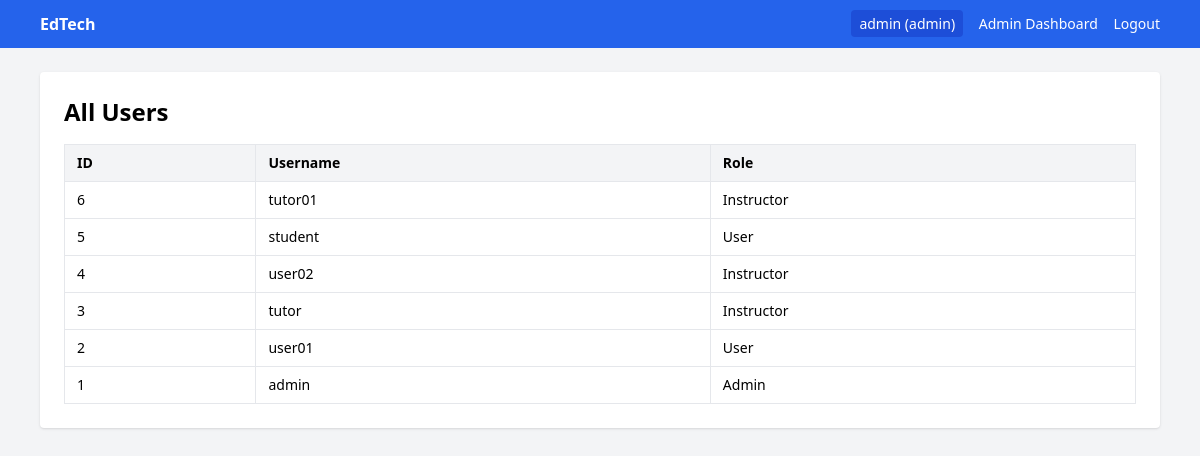
Page /admin/users (signed in) on the committed database.
### tables this page shows
CREATE TABLE users (
            id INTEGER PRIMARY KEY AUTOINCREMENT,
            username TEXT UNIQUE NOT NULL,
            password TEXT NOT NULL,
            role TEXT NOT NULL CHECK(role IN ('user', 'instructor', 'admin'))
        );

### app.py (the view)
@app.route("/admin/users")
@login_required
@role_required("admin")
def admin_users():
    db = get_db()
    cursor = db.cursor()
    cursor.execute("SELECT id, username, role FROM users ORDER BY id DESC")
    users = cursor.fetchall()
    return render_template("admin/users.html", users=users)

### app.py (called while the page is built)
def get_db():
    if "db" not in g:
        g.db = sqlite3.connect(app.config["DATABASE"])
        g.db.row_factory = sqlite3.Row
    return g.db

def login_required(view_func):
    @wraps(view_func)
    def wrapper(*args, **kwargs):
        if "user_id" not in session:
            flash("Please log in first.", "error")
            return redirect(url_for("login"))
        return view_func(*args, **kwargs)
    return wrapper

def role_required(*allowed_roles):
    def decorator(view_func):
        @wraps(view_func)
        def wrapper(*args, **kwargs):
            if "user_id" not in session:
                flash("Please log in first.", "error")
                return redirect(url_for("login"))
            if session.get("role") not in allowed_roles:
                flash("You are not authorized to access this page.", "error")
                return redirect(url_for("home"))
            return view_func(*args, **kwargs)
        return wrapper
    return decorator

### templates/admin/users.html
{% extends 'base.html' %}
{% block content %}
<div class="bg-white p-6 rounded shadow">
  <h1 class="text-2xl font-bold mb-4">All Users</h1>
  {% if users %}
    <table class="w-full border text-sm">
      <thead class="bg-gray-100">
        <tr>
          <th class="border px-3 py-2 text-left">ID</th>
          <th class="border px-3 py-2 text-left">Username</th>
          <th class="border px-3 py-2 text-left">Role</th>
        </tr>
      </thead>
      <tbody>
        {% for user in users %}
          <tr>
            <td class="border px-3 py-2">{{ user.id }}</td>
            <td class="border px-3 py-2">{{ user.username }}</td>
            <td class="border px-3 py-2 capitalize">{{ user.role }}</td>
          </tr>
        {% endfor %}
      </tbody>
    </table>
  {% else %}
    <p class="text-gray-600">No users found.</p>
  {% endif %}
</div>
{% endblock %}

### rows in the picture
users: id "6", username "tutor01", role "Instructor"
users: id "5", username "student", role "User"
users: id "4", username "user02", role "Instructor"
users: id "3", username "tutor", role "Instructor"
users: id "2", username "user01", role "User"
users: id "1", username "admin", role "Admin"

### other values in the picture
{{ session.get('username') }} "admin"
{{ session.get('role') }} "admin"
